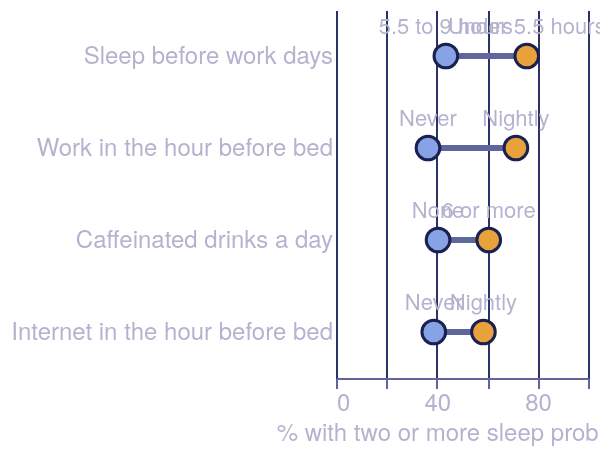

Write the Vega-Lite specification saved for this chart.
### Vega-Lite specification from a JSON file in a GitHub repository (floating-point values rounded to 4 significant figures)
{"$schema": "https://vega.github.io/schema/vega-lite/v5.json", "width": "container", "height": {"step": 46}, "data": {"values": [{"habit": "Work in the hour before bed", "level": "Never", "kind": "Healthier habit", "pct": 36.5}, {"habit": "Work in the hour before bed", "level": "Nightly", "kind": "Riskier habit", "pct": 71.4}, {"habit": "Sleep before work days", "level": "5.5 to 9 hours", "kind": "Healthier habit", "pct": 43.6}, {"habit": "Sleep before work days", "level": "Under 5.5 hours", "kind": "Riskier habit", "pct": 75.7}, {"habit": "Caffeinated drinks a day", "level": "None", "kind": "Healthier habit", "pct": 40.5}, {"habit": "Caffeinated drinks a day", "level": "6 or more", "kind": "Riskier habit", "pct": 60.6}, {"habit": "Internet in the hour before bed", "level": "Never", "kind": "Healthier habit", "pct": 38.8}, {"habit": "Internet in the hour before bed", "level": "Nightly", "kind": "Riskier habit", "pct": 58.5}]}, "encoding": {"y": {"field": "habit", "type": "nominal", "title": null, "sort": {"field": "pct", "op": "max", "order": "descending"}, "axis": {"domain": false, "ticks": false, "labelLimit": 320}}, "x": {"field": "pct", "type": "quantitative", "title": "% with two or more sleep problems", "scale": {"domain": [0, 100]}, "axis": {"grid": true}}}, "layer": [{"mark": {"type": "rule", "strokeWidth": 3, "color": "#5f669e"}, "encoding": {"x": {"aggregate": "min", "field": "pct"}, "x2": {"aggregate": "max", "field": "pct"}}}, {"mark": {"type": "circle", "size": 140, "opacity": 1, "stroke": "#1a2150", "strokeWidth": 1.5}, "encoding": {"color": {"field": "kind", "type": "nominal", "title": null, "scale": {"domain": ["Healthier habit", "Riskier habit"], "range": ["#86a3e6", "#e9a23b"]}, "legend": null}, "tooltip": [{"field": "habit", "title": "Habit"}, {"field": "level", "title": "Level"}, {"field": "pct", "title": "% with 2+ problems", "format": ".1f"}]}}, {"mark": {"type": "text", "dy": -14, "fontSize": 11, "color": "#b4b2cf"}, "encoding": {"text": {"field": "level"}}}], "autosize": {"type": "fit-x", "contains": "padding"}, "config": {"background": "transparent", "font": "'Source Sans 3', 'Helvetica Neue', Arial, sans-serif", "view": {"stroke": null}, "title": {"font": "Fraunces, Georgia, serif", "fontSize": 18, "fontWeight": 600, "color": "#e9e7f3", "anchor": "start", "subtitleFont": "'Source Sans 3', 'Helvetica Neue', Arial, sans-serif", "subtitleFontSize": 13, "subtitleFontWeight": 400, "subtitleColor": "#b4b2cf", "offset": 12}, "axis": {"labelFontSize": 12, "titleFontSize": 12, "titleColor": "#b4b2cf", "labelColor": "#b4b2cf", "gridColor": "#2b3266", "labelLimit": 320, "domainColor": "#5f669e", "tickColor": "#5f669e", "titleFontWeight": 400}, "legend": {"labelLimit": 260, "titleLimit": 300, "labelFontSize": 12, "titleFontSize": 12, "titleColor": "#b4b2cf", "labelColor": "#e9e7f3", "titleFontWeight": 400}, "header": {"labelFontSize": 13, "labelColor": "#e9e7f3", "titleFontSize": 13}, "text": {"font": "'Source Sans 3', 'Helvetica Neue', Arial, sans-serif", "color": "#e9e7f3"}}}
